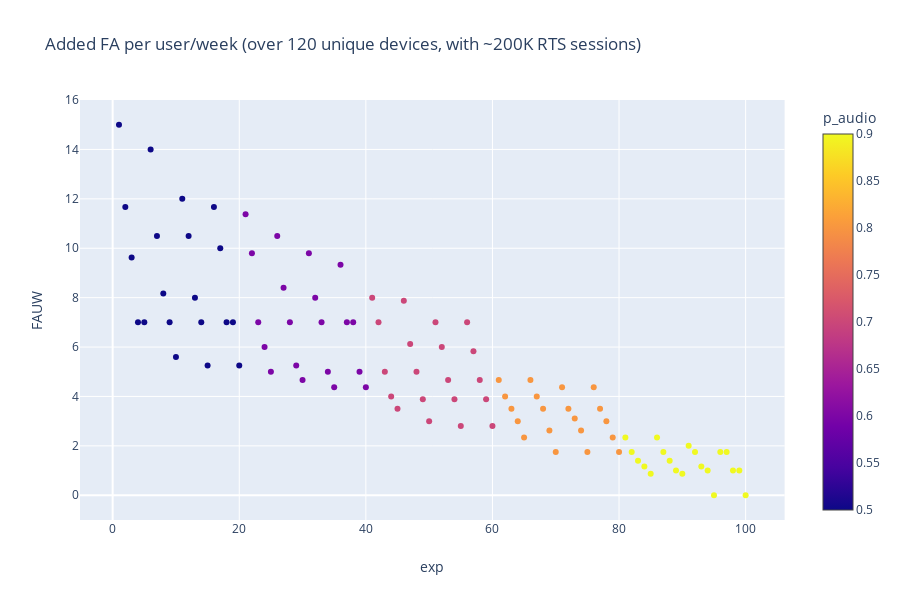

Notebook code for this chart:
### Code cell
import plotly.express as px
fig = px.scatter(
    FA_df, 
    x="exp",
    y="FAUW",
    color="p_audio",
    hover_data=['p_audio', 'p_raising', 'p_raised'],
    title='Added FA per user/week (over 120 unique devices, with ~200K RTS sessions)'
)
                    
fig.show()

### Figure 1 — Plotly figure (JSON) as saved in the notebook; plotly's stock layout.template omitted (floating-point values rounded to 4 significant figures; data arrays with more than 128 entries replaced by an {"elided": "..."} marker saying what was removed)
{"data": [{"customdata": {"elided": "100x3 float values"}, "hoverlabel": {"namelength": 0}, "hovertemplate": "exp=%{x}<br>FAUW=%{y}<br>p_audio=%{marker.color}<br>p_raising=%{customdata[1]}<br>p_raised=%{customdata[2]}", "legendgroup": "", "marker": {"color": [0.5, 0.5, 0.5, 0.5, 0.5, 0.5, 0.5, 0.5, 0.5, 0.5, 0.5, 0.5, 0.5, 0.5, 0.5, 0.5, 0.5, 0.5, 0.5, 0.5, 0.6, 0.6, 0.6, 0.6, 0.6, 0.6, 0.6, 0.6, 0.6, 0.6, 0.6, 0.6, 0.6, 0.6, 0.6, 0.6, 0.6, 0.6, 0.6, 0.6, 0.7, 0.7, 0.7, 0.7, 0.7, 0.7, 0.7, 0.7, 0.7, 0.7, 0.7, 0.7, 0.7, 0.7, 0.7, 0.7, 0.7, 0.7, 0.7, 0.7, 0.8, 0.8, 0.8, 0.8, 0.8, 0.8, 0.8, 0.8, 0.8, 0.8, 0.8, 0.8, 0.8, 0.8, 0.8, 0.8, 0.8, 0.8, 0.8, 0.8, 0.9, 0.9, 0.9, 0.9, 0.9, 0.9, 0.9, 0.9, 0.9, 0.9, 0.9, 0.9, 0.9, 0.9, 0.9, 0.9, 0.9, 0.9, 0.9, 0.9], "coloraxis": "coloraxis", "symbol": "circle"}, "mode": "markers", "name": "", "showlegend": false, "type": "scatter", "x": [1, 2, 3, 4, 5, 6, 7, 8, 9, 10, 11, 12, 13, 14, 15, 16, 17, 18, 19, 20, 21, 22, 23, 24, 25, 26, 27, 28, 29, 30, 31, 32, 33, 34, 35, 36, 37, 38, 39, 40, 41, 42, 43, 44, 45, 46, 47, 48, 49, 50, 51, 52, 53, 54, 55, 56, 57, 58, 59, 60, 61, 62, 63, 64, 65, 66, 67, 68, 69, 70, 71, 72, 73, 74, 75, 76, 77, 78, 79, 80, 81, 82, 83, 84, 85, 86, 87, 88, 89, 90, 91, 92, 93, 94, 95, 96, 97, 98, 99, 100], "xaxis": "x", "y": [15, 11.67, 9.625, 7, 7, 14, 10.5, 8.167, 7, 5.6, 12, 10.5, 8, 7, 5.25, 11.67, 10, 7, 7, 5.25, 11.38, 9.8, 7, 6, 5, 10.5, 8.4, 7, 5.25, 4.667, 9.8, 8, 7, 5, 4.375, 9.333, 7, 7, 5, 4.375, 8, 7, 5, 4, 3.5, 7.875, 6.125, 5, 3.889, 3, 7, 6, 4.667, 3.889, 2.8, 7, 5.833, 4.667, 3.889, 2.8, 4.667, 4, 3.5, 3, 2.333, 4.667, 4, 3.5, 2.625, 1.75, 4.375, 3.5, 3.111, 2.625, 1.75, 4.375, 3.5, 3, 2.333, 1.75, 2.333, 1.75, 1.4, 1.167, 0.875, 2.333, 1.75, 1.4, 1, 0.875, 2, 1.75, 1.167, 1, 0, 1.75, 1.75, 1, 1, 0], "yaxis": "y"}], "layout": {"coloraxis": {"colorbar": {"title": {"text": "p_audio"}}, "colorscale": [[0, "#0d0887"], [0.1111, "#46039f"], [0.2222, "#7201a8"], [0.3333, "#9c179e"], [0.4444, "#bd3786"], [0.5556, "#d8576b"], [0.6667, "#ed7953"], [0.7778, "#fb9f3a"], [0.8889, "#fdca26"], [1, "#f0f921"]]}, "height": 600, "legend": {"tracegroupgap": 0}, "title": {"text": "Added FA per user/week (over 120 unique devices, with ~200K RTS sessions)"}, "xaxis": {"anchor": "y", "domain": [0, 0.98], "title": {"text": "exp"}}, "yaxis": {"anchor": "x", "domain": [0, 1], "title": {"text": "FAUW"}}}}
